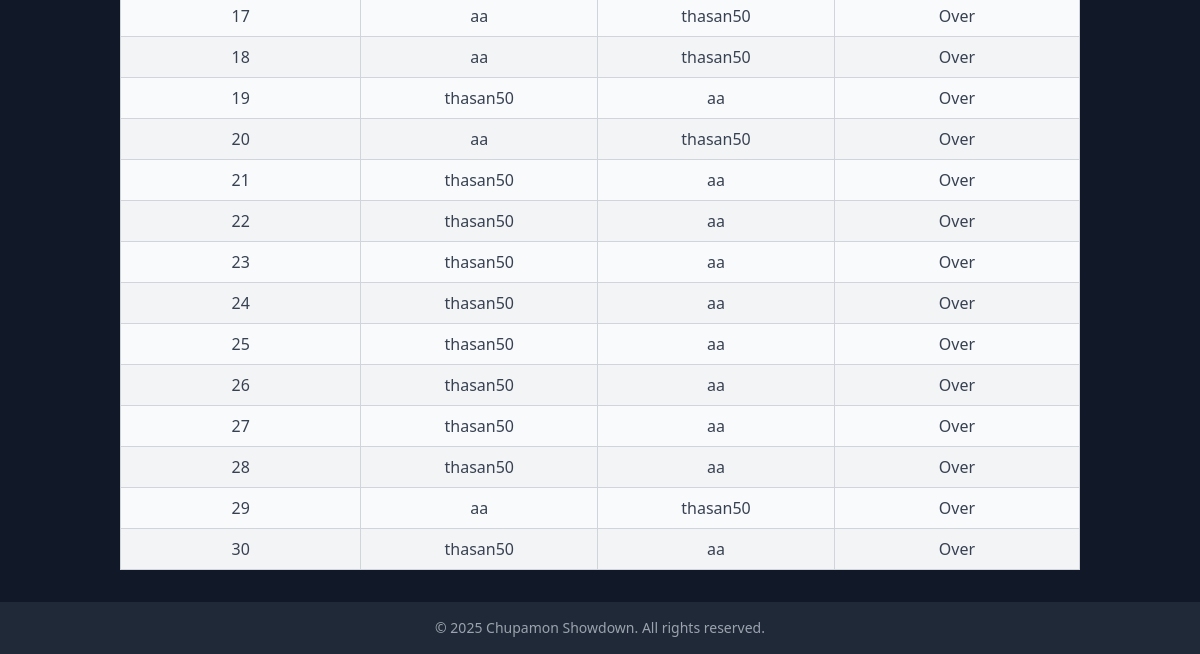
Page /history (signed in, lower part) on the earlier database version.
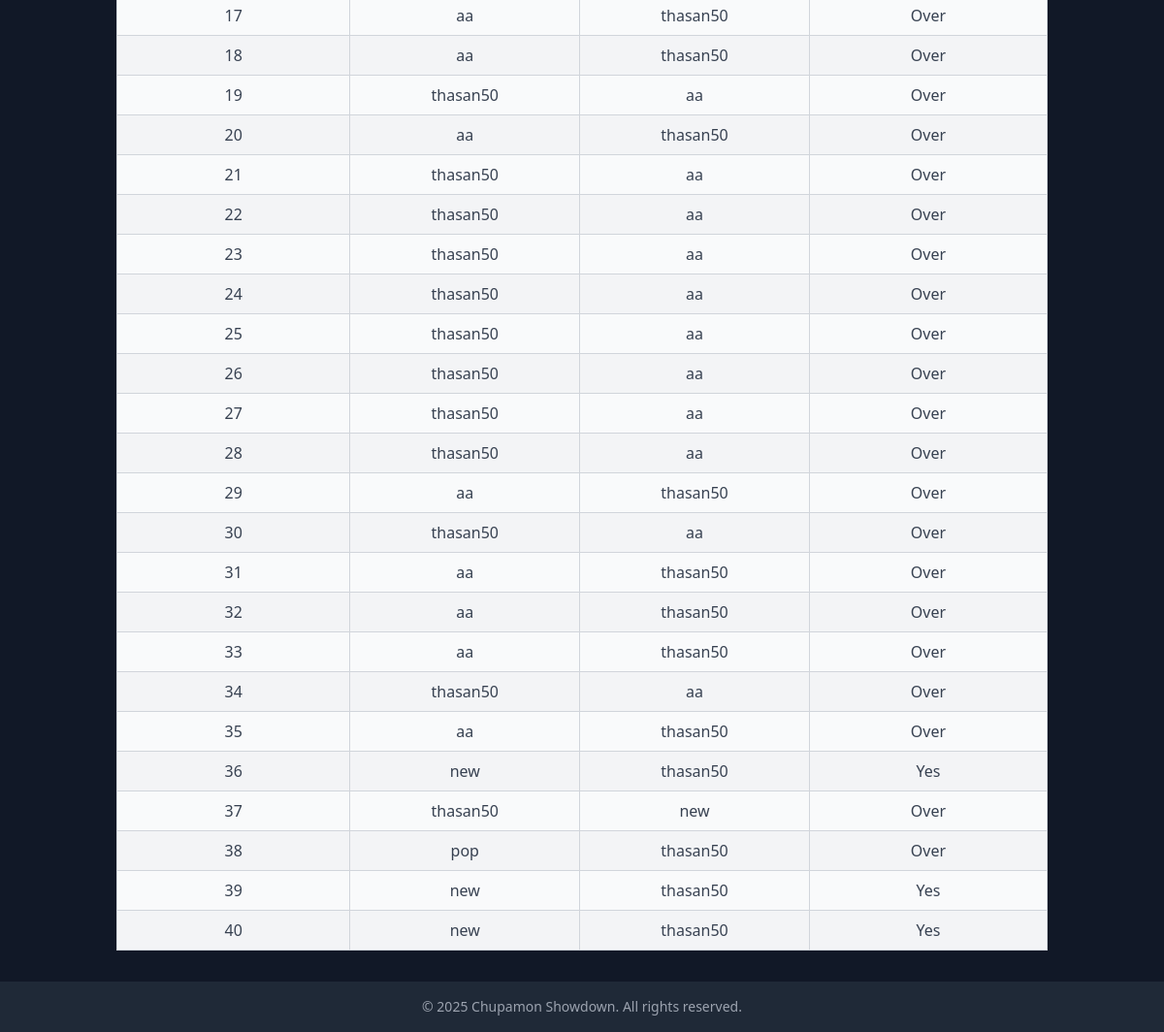
Same page on the later database version.
### tables this page shows
CREATE TABLE gameChallenge (challenge_ID INTEGER PRIMARY KEY AUTOINCREMENT, challenger TEXT, challenged TEXT, accepted_status TEXT);

### __init__.py (the view)
@app.route("/history", methods=['GET', 'POST'])
def history():
    passValue = 'username' in session
    challenge_data = []
    if passValue:
        challenge_data = db.getChallengeHistory(session['username'])
    return render_template("history.html", mode = mode, logged_in = passValue, challenge_data = challenge_data)

### db.py (called while the page is built)
def getChallengeHistory(username):
    db = sqlite3.connect(DB_FILE, check_same_thread=False)
    c = db.cursor()
    c.execute("SELECT * FROM gameChallenge WHERE challenger = ? OR challenged = ?", (username, username))
    result = c.fetchall()
    print(result)
    db.close()
    if result:
        return result
    else:
        return -1

### templates/history.html (shortened to what this page needs)
<!DOCTYPE html>
<html lang="en">
   <head>
      <script src="https://cdn.tailwindcss.com"></script>
   </head>
   {% if mode %}
   <body class="bg-white text-black min-h-screen flex flex-col">
      {% else %}
      <body class="bg-gray-900 text-white min-h-screen flex flex-col">
         {% endif %}
      <main class="flex-grow container mx-auto p-8">
         <table class="w-full table-auto border-collapse border border-gray-200">
            <tbody id="ranking-body" class="text-gray-700">
               {% for challenge in challenge_data %}
               <tr class="odd:bg-gray-50 even:bg-gray-100">
                  <td class="px-4 py-2 text-center border border-gray-300"> {{challenge[0]}} </td>
                  <td class="px-4 py-2 text-center border border-gray-300"> {{challenge[1]}}</td>
                  <td class="px-4 py-2 text-center border border-gray-300">{{challenge[2]}}</td>
                  <td class="px-4 py-2 text-center border border-gray-300"> {{challenge[3]}} </td>
               </tr>
               {% endfor %}
            </tbody>
         </table>
      </main>
      {% if mode %}
      <footer class="bg-gray-300 p-4 text-center">
      <p class="text-gray-700 text-sm">&copy; 2025 Chupamon Showdown. All rights reserved.</p>
      {% else %}
      <footer class="bg-gray-800 p-4 text-center">
         <p class="text-gray-400 text-sm">&copy; 2025 Chupamon Showdown. All rights reserved.</p>
         {% endif %}
      </footer>
   </body>
</html>

Differences in the rows shown:
now on this page (row edited): gameChallenge: challenge_ID "31", challenger "aa", challenged "thasan50", accepted_status "Over"
now on this page (row edited): gameChallenge: challenge_ID "32", challenger "aa", challenged "thasan50", accepted_status "Over"
now on this page (row edited): gameChallenge: challenge_ID "33", challenger "aa", challenged "thasan50", accepted_status "Over"
now on this page (row edited): gameChallenge: challenge_ID "34", challenger "thasan50", challenged "aa", accepted_status "Over"
now on this page (row edited): gameChallenge: challenge_ID "35", challenger "aa", challenged "thasan50", accepted_status "Over"
now on this page (row edited): gameChallenge: challenge_ID "36", challenger "new", challenged "thasan50", accepted_status "Yes"
added gameChallenge: challenge_ID "37", challenger "thasan50", challenged "new", accepted_status "Over"
added gameChallenge: challenge_ID "38", challenger "pop", challenged "thasan50", accepted_status "Over"
added gameChallenge: challenge_ID "39", challenger "new", challenged "thasan50", accepted_status "Yes"
added gameChallenge: challenge_ID "40", challenger "new", challenged "thasan50", accepted_status "Yes"
